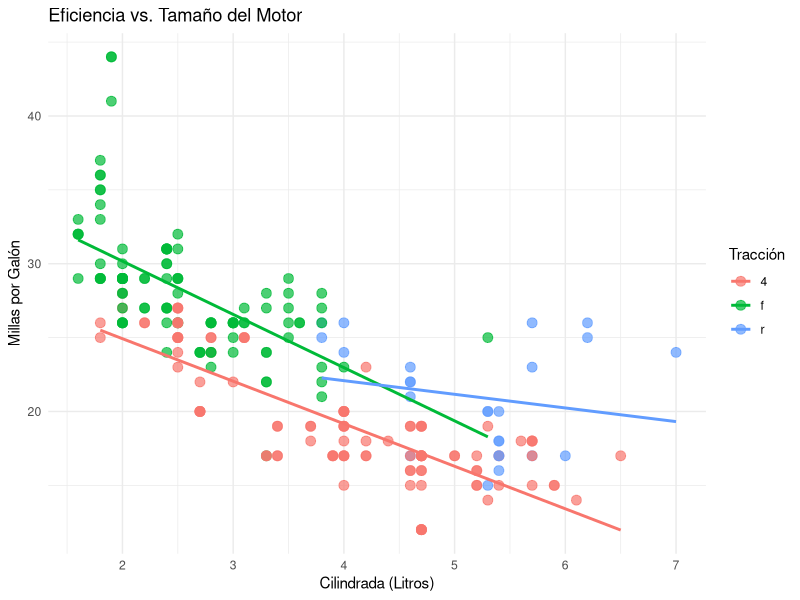

Reproduce this figure in R.
## ---- chunk 1
#| label: Grafico
#| echo: true
#| message: false
#| warning: false
#| fig-align: center
library(ggplot2)

# Usamos el dataset 'mpg' (eficiencia de combustible)
ggplot(mpg, aes(x = displ, y = hwy, color = drv)) +
  geom_point(size = 3, alpha = 0.7) +
  geom_smooth(method = "lm", se = FALSE) +
  labs(
    title = "Eficiencia vs. Tamaño del Motor",
    x = "Cilindrada (Litros)",
    y = "Millas por Galón",
    color = "Tracción"
  ) +
  theme_minimal()
